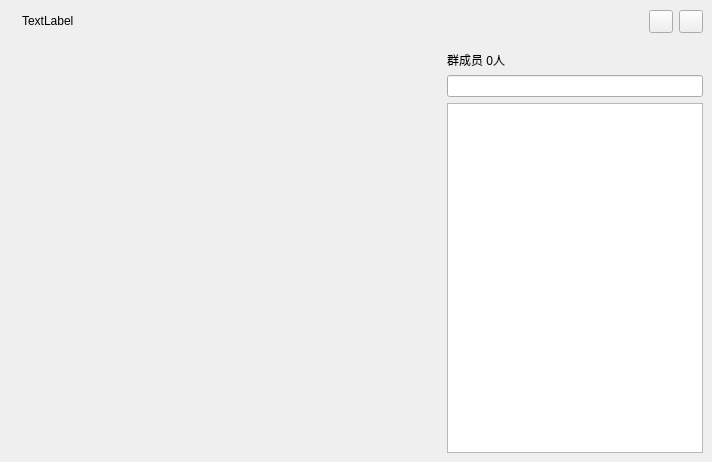
<?xml version="1.0" encoding="UTF-8"?>
<ui version="4.0">
 <class>Conversation_Group</class>
 <widget class="QWidget" name="Conversation_Group">
  <property name="geometry">
   <rect>
    <x>0</x>
    <y>0</y>
    <width>712</width>
    <height>462</height>
   </rect>
  </property>
  <layout class="QVBoxLayout" name="verticalLayout_4">
   <property name="spacing">
    <number>0</number>
   </property>
   <property name="leftMargin">
    <number>0</number>
   </property>
   <property name="topMargin">
    <number>0</number>
   </property>
   <property name="rightMargin">
    <number>0</number>
   </property>
   <property name="bottomMargin">
    <number>0</number>
   </property>
   <item>
    <widget class="QWidget" name="contentWidget" native="true">
     <layout class="QVBoxLayout" name="verticalLayout_2">
      <property name="spacing">
       <number>0</number>
      </property>
      <property name="leftMargin">
       <number>0</number>
      </property>
      <property name="topMargin">
       <number>0</number>
      </property>
      <property name="rightMargin">
       <number>0</number>
      </property>
      <property name="bottomMargin">
       <number>0</number>
      </property>
      <item>
       <widget class="QWidget" name="chatTitleWidget" native="true">
        <layout class="QHBoxLayout" name="horizontalLayout">
         <item>
          <widget class="QLabel" name="lbFace">
           <property name="text">
            <string/>
           </property>
          </widget>
         </item>
         <item>
          <widget class="QLabel" name="lbName">
           <property name="text">
            <string>TextLabel</string>
           </property>
          </widget>
         </item>
         <item>
          <spacer name="horizontalSpacer">
           <property name="orientation">
            <enum>Qt::Horizontal</enum>
           </property>
           <property name="sizeHint" stdset="0">
            <size>
             <width>376</width>
             <height>20</height>
            </size>
           </property>
          </spacer>
         </item>
         <item>
          <layout class="QVBoxLayout" name="verticalLayout_7">
           <property name="spacing">
            <number>1</number>
           </property>
           <item>
            <widget class="CRDialogBtns" name="crDlgBtns" native="true"/>
           </item>
           <item alignment="Qt::AlignRight">
            <widget class="QFrame" name="toolBarWidget">
             <layout class="QHBoxLayout" name="horizontalLayout_5">
              <property name="leftMargin">
               <number>0</number>
              </property>
              <property name="topMargin">
               <number>0</number>
              </property>
              <property name="rightMargin">
               <number>0</number>
              </property>
              <property name="bottomMargin">
               <number>0</number>
              </property>
              <item>
               <widget class="QActionStyleBtn" name="btnAddMember">
                <property name="cursor">
                 <cursorShape>PointingHandCursor</cursorShape>
                </property>
                <property name="toolTip">
                 <string>邀请</string>
                </property>
                <property name="text">
                 <string/>
                </property>
               </widget>
              </item>
              <item>
               <widget class="QActionStyleBtn" name="btnSetting">
                <property name="cursor">
                 <cursorShape>PointingHandCursor</cursorShape>
                </property>
                <property name="toolTip">
                 <string>设置</string>
                </property>
                <property name="text">
                 <string/>
                </property>
                <property name="popupMode">
                 <enum>QToolButton::InstantPopup</enum>
                </property>
               </widget>
              </item>
             </layout>
            </widget>
           </item>
          </layout>
         </item>
        </layout>
       </widget>
      </item>
      <item>
       <widget class="QWidget" name="widget" native="true">
        <layout class="QHBoxLayout" name="horizontalLayout_3">
         <property name="spacing">
          <number>0</number>
         </property>
         <property name="leftMargin">
          <number>0</number>
         </property>
         <property name="topMargin">
          <number>0</number>
         </property>
         <property name="rightMargin">
          <number>0</number>
         </property>
         <property name="bottomMargin">
          <number>0</number>
         </property>
         <item>
          <widget class="QSplitter" name="splitter">
           <property name="orientation">
            <enum>Qt::Vertical</enum>
           </property>
           <property name="handleWidth">
            <number>1</number>
           </property>
           <property name="childrenCollapsible">
            <bool>false</bool>
           </property>
           <widget class="IMMsgWidget_Recv" name="recvContainer" native="true">
            <property name="sizePolicy">
             <sizepolicy hsizetype="Preferred" vsizetype="Expanding">
              <horstretch>0</horstretch>
              <verstretch>0</verstretch>
             </sizepolicy>
            </property>
            <property name="minimumSize">
             <size>
              <width>0</width>
              <height>200</height>
             </size>
            </property>
           </widget>
           <widget class="MsgSendContainer" name="sendContainer" native="true">
            <property name="sizePolicy">
             <sizepolicy hsizetype="Preferred" vsizetype="Expanding">
              <horstretch>0</horstretch>
              <verstretch>0</verstretch>
             </sizepolicy>
            </property>
            <property name="minimumSize">
             <size>
              <width>0</width>
              <height>200</height>
             </size>
            </property>
           </widget>
          </widget>
         </item>
         <item>
          <widget class="QWidget" name="memberWidget" native="true">
           <property name="sizePolicy">
            <sizepolicy hsizetype="Fixed" vsizetype="Preferred">
             <horstretch>0</horstretch>
             <verstretch>0</verstretch>
            </sizepolicy>
           </property>
           <layout class="QVBoxLayout" name="verticalLayout">
            <property name="spacing">
             <number>0</number>
            </property>
            <property name="leftMargin">
             <number>0</number>
            </property>
            <property name="topMargin">
             <number>0</number>
            </property>
            <property name="rightMargin">
             <number>0</number>
            </property>
            <property name="bottomMargin">
             <number>0</number>
            </property>
            <item>
             <widget class="QStackedWidget" name="stackedWidget">
              <property name="currentIndex">
               <number>0</number>
              </property>
              <widget class="QWidget" name="pageMemb">
               <layout class="QVBoxLayout" name="verticalLayout_3">
                <item>
                 <widget class="QLabel" name="lbMemberCount">
                  <property name="text">
                   <string>群成员 0人</string>
                  </property>
                  <property name="textFormat">
                   <enum>Qt::PlainText</enum>
                  </property>
                 </widget>
                </item>
                <item>
                 <widget class="CRLineEdit" name="findEdit"/>
                </item>
                <item>
                 <widget class="GroupMemberList" name="memberList">
                  <property name="selectionMode">
                   <enum>QAbstractItemView::NoSelection</enum>
                  </property>
                 </widget>
                </item>
               </layout>
              </widget>
             </widget>
            </item>
           </layout>
          </widget>
         </item>
        </layout>
       </widget>
      </item>
     </layout>
    </widget>
   </item>
  </layout>
 </widget>
 <customwidgets>
  <customwidget>
   <class>CRLineEdit</class>
   <extends>QLineEdit</extends>
   <header location="global">CRLineEdit.h</header>
  </customwidget>
  <customwidget>
   <class>CRDialogBtns</class>
   <extends>QWidget</extends>
   <header location="global">CRDialogBtns.h</header>
   <container>1</container>
  </customwidget>
  <customwidget>
   <class>QActionStyleBtn</class>
   <extends>QToolButton</extends>
   <header>QActionStyleBtn.h</header>
  </customwidget>
  <customwidget>
   <class>MsgSendContainer</class>
   <extends>QWidget</extends>
   <header>MsgSendContainer.h</header>
   <container>1</container>
  </customwidget>
  <customwidget>
   <class>IMMsgWidget_Recv</class>
   <extends>QWidget</extends>
   <header>IMMsgWidget_Recv.h</header>
   <container>1</container>
  </customwidget>
  <customwidget>
   <class>GroupMemberList</class>
   <extends>QListWidget</extends>
   <header>GroupMemberList.h</header>
  </customwidget>
 </customwidgets>
 <tabstops>
  <tabstop>findEdit</tabstop>
  <tabstop>memberList</tabstop>
  <tabstop>btnAddMember</tabstop>
  <tabstop>btnSetting</tabstop>
 </tabstops>
 <resources/>
 <connections/>
 <buttongroups>
  <buttongroup name="buttonGroup"/>
 </buttongroups>
</ui>
